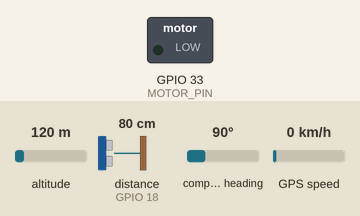
A sketch run on a simulated ESP32. Shown: switched loads named in the sketch (green lamp = pin HIGH). Wiring (inferred from the names in the program): ultrasonic range finder: trigger GPIO 5; echo GPIO 18. The test bench sets the inputs (shaded band); at power-on: altitude 120 m, distance to the obstacle (sensor on GPIO 18) 80 cm, compass heading 90°, GPS speed 0 km/h. The echo pulse lasts 58.3 µs per cm; WiFi joins after 1.5 s; servers stay silent unless stated; the GPS gets a fix after 3 s at 37.7749, -122.4194 with 8 satellites; pins used as bus, display or sensor lines are not drawn; what the sketch prints to the serial monitor is not drawn.

Above: at 0.1 s.
At 1.6 s:
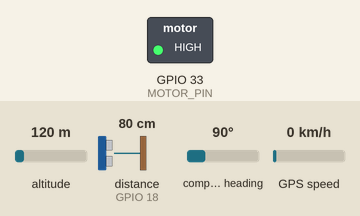
Timing chart, 0 to 3.1 s (numbered marks = the images above):
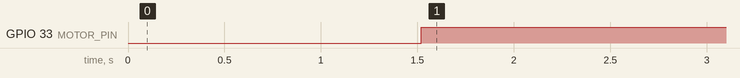

Measured:
- by itself, GPIO 33 (MOTOR_PIN): LOW → HIGH at 1.5 s

The sketch:

Guardion-Glove.ino
```cpp
// === Libraries ===
#include <TinyGPSPlus.h>
#include <Wire.h>
#include <WiFi.h>
#include <Firebase_ESP_Client.h>

// === Firebase objects ===
FirebaseData fbdo;
FirebaseAuth auth;
FirebaseConfig config;

// === CONFIG - update these ===
// WiFi credentials
const char* WIFI_SSID = "WIFI-NAMW";
const char* WIFI_PASS = "WIFI_PASS";

// Firebase
#define DATABASE_URL "https://mapcords-8c556-default-rtdb.firebaseio.com/"
#define API_KEY "API-KEY"
const char* FIREBASE_DATABASE_SECRET = "YOUR_DATABASE_SECRET";

const double FALLBACK_LAT = 23.187001;
const double FALLBACK_LON =  72.627983;

const char* DEVICE_PATH = "PATH-HERE";

// === Pins ===
#define GPS_RX_PIN 16   // GPS TX -> ESP32 RX2
#define GPS_TX_PIN 17   // GPS RX -> ESP32 TX2
#define GPS_BAUD 9600

const int TRIG_PIN = 5;
const int ECHO_PIN = 18;
const int MOTOR_PIN = 33;   // drive via transistor/MOSFET, not directly

// === Timing ===
const unsigned long gpsDisplayIntervalMs = 60UL * 1000UL; // 1 minute between GPS uploads
const unsigned long ultrIntervalMs = 500UL;               // ultrasonic measurement every 500 ms
const unsigned long PULSEIN_TIMEOUT = 30000UL;            // ~30 ms -> 5 m max for pulseIn

// === Globals ===
TinyGPSPlus gps;
HardwareSerial gpsSerial(2); // Serial2 on ESP32 (RX2=16, TX2=17)

unsigned long lastGpsDisplay = 0;
unsigned long lastUltr = 0;

// === Helper forward declarations ===
long readDistanceCm();
void uploadToFirebase(const char* key, const String &value);
void uploadLocation(double lat, double lon);
bool wifiConnectWithTimeout(unsigned long timeoutMs);

// === Setup ===
void setup() {
  Serial.begin(115200);

  // Ensure motor pin is OFF immediately to avoid power spikes while WiFi starts
  pinMode(MOTOR_PIN, OUTPUT);
  digitalWrite(MOTOR_PIN, LOW);

  // Ultrasonic pins (TRIG idle LOW)
  pinMode(TRIG_PIN, OUTPUT);
  digitalWrite(TRIG_PIN, LOW);
  pinMode(ECHO_PIN, INPUT);

  // Start GPS serial
  gpsSerial.begin(GPS_BAUD, SERIAL_8N1, GPS_RX_PIN, GPS_TX_PIN);

  // WiFi connect (attempt)
  Serial.println();
  Serial.println("Connecting to WiFi...");
  bool connected = wifiConnectWithTimeout(20000); // 20s timeout
  if (!connected) {
    Serial.println("WiFi Failed. Continuing without WiFi.");
  } else {
    Serial.print("WiFi connected. IP: ");
    Serial.println(WiFi.localIP());

    // Firebase init (only when WiFi connected)
    config.api_key = API_KEY;
    config.database_url = DATABASE_URL;
    // Use legacy token if you have it (database secret) — replace below
    config.signer.tokens.legacy_token = FIREBASE_DATABASE_SECRET;
    Firebase.begin(&config, &auth);
    Firebase.reconnectWiFi(true);
    Serial.println("Firebase initialized.");
  }

  lastGpsDisplay = millis();
}

// === Main loop ===
void loop() {
  // Read GPS incoming chars as they arrive
  while (gpsSerial.available() > 0) {
    char c = gpsSerial.read();
    gps.encode(c);
  }

  unsigned long now = millis();

  // Ultrasonic check at interval
  if (now - lastUltr >= ultrIntervalMs) {
    lastUltr = now;
    long d = readDistanceCm();
    if (d < 0) {
      Serial.println("Distance: Out of range");
      digitalWrite(MOTOR_PIN, LOW);
    } else {
      Serial.print("Distance: ");
      Serial.print(d);
      Serial.println(" cm");
      // Motor logic: vibrate if distance < 100 cm (as you originally intended)
      if (d <= 100) {
        digitalWrite(MOTOR_PIN, HIGH);
      } else {
        digitalWrite(MOTOR_PIN, LOW);
      }
    }
  }

  // GPS upload interval (every minute)
  if (now - lastGpsDisplay >= gpsDisplayIntervalMs) {
    lastGpsDisplay = now;

    // Decide coordinates to upload:
    double useLat = 0.0, useLon = 0.0;
    bool gpsOk = false;

    if (gps.location.isValid()) {
      // Basic sanity checks: tinyGPS sometimes returns 0,0 before valid fix
      double glat = gps.location.lat();
      double glon = gps.location.lng();
      // check not-nan and not effectively zero
      if (!isnan(glat) && !isnan(glon) && !(abs(glat) < 1e-7 && abs(glon) < 1e-7)) {
        useLat = glat;
        useLon = glon;
        gpsOk = true;
      }
    }

    if (!gpsOk) {
      // GPS invalid — use fallback coordinates
      Serial.println("GPS invalid — using fallback coordinates.");
      useLat = FALLBACK_LAT;
      useLon = FALLBACK_LON;
    } else {
      Serial.println("GPS valid — using GPS coordinates.");
    }

    // Print to Serial
    Serial.println(F("-------------------------------------"));
    Serial.print("Upload Lat: ");
    Serial.println(useLat, 6);
    Serial.print("Upload Lon: ");
    Serial.println(useLon, 6);
    Serial.println(F("-------------------------------------"));

    // Attempt Firebase upload only if WiFi connected and Firebase initialized
    if (WiFi.status() == WL_CONNECTED && config.database_url != nullptr && strlen(FIREBASE_DATABASE_SECRET) > 5) {
      // Upload as strings with 6 decimal places
      uploadLocation(useLat, useLon);

      // Also upload a timestamp (UTC if GPS valid, else millis-based fallback)
      String ts;
      if (gps.time.isValid() && gps.date.isValid()) {
        char buf[32];
        sprintf(buf, "20%02d-%02d-%02dT%02d:%02d:%02dZ",
                gps.date.year() % 100, gps.date.month(), gps.date.day(),
                gps.time.hour(), gps.time.minute(), gps.time.second());
        ts = String(buf);
      } else {
        unsigned long t = millis() / 1000;
        ts = String(t);
      }
      uploadToFirebase("ts", ts);
    } else {
      Serial.println("Not uploading to Firebase (no WiFi or Firebase not configured).");
    }
  }

  delay(10);
}

// === Functions ===

long readDistanceCm() {
  digitalWrite(TRIG_PIN, LOW);
  delayMicroseconds(2);
  digitalWrite(TRIG_PIN, HIGH);
  delayMicroseconds(10);
  digitalWrite(TRIG_PIN, LOW);

  unsigned long duration = pulseIn(ECHO_PIN, HIGH, PULSEIN_TIMEOUT);
  if (duration == 0) return -1; // out of range / no echo

  long distanceCm = (long)(duration / 58.2); // as in your original code
  return distanceCm;
}

void uploadToFirebase(const char* key, const String &value) {
  String path = String(DEVICE_PATH) + String(key);
  if (Firebase.RTDB.setString(&fbdo, path.c_str(), value.c_str())) {
    Serial.print("✅ Uploaded: ");
    Serial.print(key);
    Serial.print(" = ");
    Serial.println(value);
  } else {
    Serial.print("❌ Failed to upload ");
    Serial.print(key);
    Serial.print(": ");
    Serial.println(fbdo.errorReason());
  }
}

void uploadLocation(double lat, double lon) {
  // Convert to strings with fixed decimals
  char bufLat[32], bufLon[32];
  dtostrf(lat, 0, 6, bufLat);
  dtostrf(lon, 0, 6, bufLon);
  uploadToFirebase("lat", String(bufLat));
  uploadToFirebase("lon", String(bufLon));
}

bool wifiConnectWithTimeout(unsigned long timeoutMs) {
  WiFi.mode(WIFI_STA);
  WiFi.begin(WIFI_SSID, WIFI_PASS);

  unsigned long start = millis();
  while (WiFi.status() != WL_CONNECTED) {
    delay(250);
    Serial.print(".");
    if (millis() - start >= timeoutMs) {
      Serial.println();
      return false;
    }
  }
  Serial.println();
  return true;
}
```
